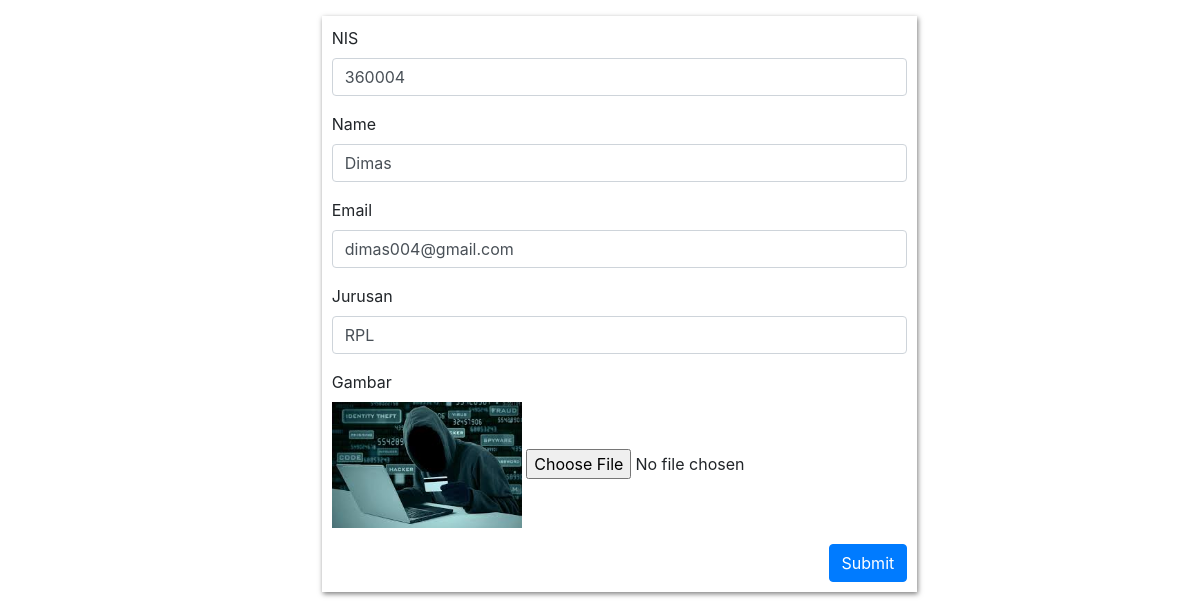
/ubah.php?id=4, run on the app's committed database.
### tables this page shows
CREATE TABLE `siswa_smk` (
  `id` int(11) NOT NULL,
  `NIS` int(8) NOT NULL,
  `Nama` varchar(250) NOT NULL,
  `Email` varchar(250) NOT NULL,
  `Jurusan` varchar(250) NOT NULL,
  `Gambar` varchar(250) NOT NULL
);

### functions.php (called while the page is built, shortened)
<?php
$conn = mysqli_connect('localhost','root','','smkpesat2');
function read($query){
    global $conn;
    $result = mysqli_query($conn,$query);
    $rows = [];
    while($row = mysqli_fetch_assoc($result)){
        $rows[] = $row;
    }
    return $rows;
}
?>

### ubah.php (the view, shortened to what this page needs)
<?php
require 'functions.php';
$id = $_GET['id'];
$siswa = read("SELECT * FROM siswa_smk WHERE id = $id")[0];
?>
<!doctype html>
<html lang="en">
  <head>
    <link rel="stylesheet" href="https://cdn.jsdelivr.net/npm/bootstrap@4.6.0/dist/css/bootstrap.min.css">
  </head>
  <body>
  <div class = "row ml-4 mt-3 justify-content-center">
	<div class = "col-lg-6" style = "box-shadow: 1px 2px 5px rgba(0,0,0,.5); padding:10px;">
	<form action = "" method = "post" enctype = "multipart/form-data">
		<div class="mb-3">
			<label for="nis" class="form-label">NIS</label>
			<input type="text" class="form-control" id="nis" name = "nis" required placeholder="Ketik disini ..." value = "<?= $siswa['NIS'] ?>">
		</div>
		<div class="mb-3">
			<label for="name" class="form-label">Name</label>
			<input type="text" class="form-control" id="name" name = "name" required placeholder="Ketik disini ..." value = "<?= $siswa['Nama'] ?>">
		</div>
		<div class="mb-3">
			<label for="email" class="form-label">Email</label>
			<input type="text" class="form-control" id="email" name = "email" required placeholder="Ketik disini ..." value = "<?= $siswa['Email'] ?>">
		</div>
		<div class="mb-3">
			<label for="jurusan" class="form-label">Jurusan</label>
			<input type="text" class="form-control" id="jurusan" name = "jurusan" required placeholder="Ketik disini ..." value = "<?= $siswa['Jurusan'] ?>">
		</div>
		<div>
			<label for="jurusan" class="form-label">Gambar</label>
		</div>
		<div class="mb-3">
			<img src="img/<?= $siswa['Gambar'] ?>" alt="" style = "width:190px;">
			<input type="file"  id="gambar" name = "gambar" required placeholder="Ketik disini ...">
		</div>
		<button class = "btn btn-primary float-right" type = "submit" name = "submit">Submit</button>
	 </form>
	</div>
  </div>
  </body>
</html>

### data on the page
siswa_smk: nis "360004", name "Dimas", email "dimas004@gmail.com", jurusan "RPL", Gambar (picture)
